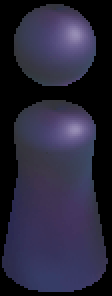
#> input picture template.png, 56 x 148 px (shown 2 times larger)
$ python -i main.py   (imports and definitions only)   (Python 2 division)   (older library calls are emulated)
#> lines starting #> are read from the running program, lines starting #| are printed output that depends on the picture
#> further down, picture is the input picture: shape (148, 56, 3); mean B, G, R 58.9, 38.5, 40.7
import os
import cv2
import numpy as np
import math
import time
import random

PADDING = 3
NUM = 0
DEBUG = False
INTERVAL = 3

# [30 lines left out: functions getImage, sendPress, getStartPointRaw, getStartPoint, not called in this run]

def angle2radian(angle):
	return angle * 3.1415926 / 180.

def getSobelEdge(img):
	x = cv2.Sobel(img, cv2.CV_16S, 1, 0)
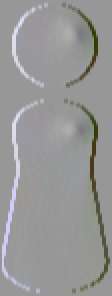
#> x: shape (148, 56, 3) int16 (shown 2 times larger); mean B, G, R -0.2, -0.1, -0.1; drawn with min black and max white
	y = cv2.Sobel(img, cv2.CV_16S, 0, 1)
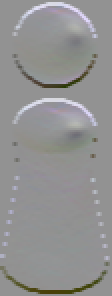
#> y: shape (148, 56, 3) int16 (shown 2 times larger); mean B, G, R 0, 0, 0; drawn with min black and max white
	absX = cv2.convertScaleAbs(x)
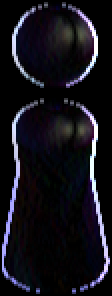
#> absX: shape (148, 56, 3) (shown 2 times larger); mean B, G, R 26.2, 19.2, 20.4
	absY = cv2.convertScaleAbs(y)
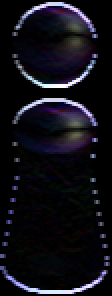
#> absY: shape (148, 56, 3) (shown 2 times larger); mean B, G, R 22.7, 16, 16.7
	edgeImg = cv2.addWeighted(absX, 0.5, absY, 0.5, 0)
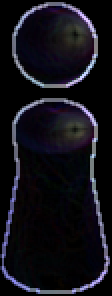
#> edgeImg: shape (148, 56, 3) (shown 2 times larger); mean B, G, R 24.5, 17.6, 18.6
	_, edgeImg = cv2.threshold(edgeImg, 5, 255, cv2.THRESH_BINARY)
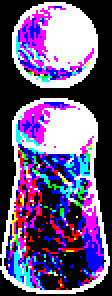
#> edgeImg: shape (148, 56, 3) (shown 2 times larger); mean B, G, R 132.8, 86.2, 105.5
	return edgeImg

def getCannyEdge(img):
	edgeImg = cv2.Canny(img, 50, 200)
	return edgeImg

# [76 lines left out: functions getEndPoint, main, not called in this run]

# [2 lines not run here, left out]

>>> import cv2
>>> picture = cv2.imread('template.png')
>>> result = getSobelEdge(picture)
